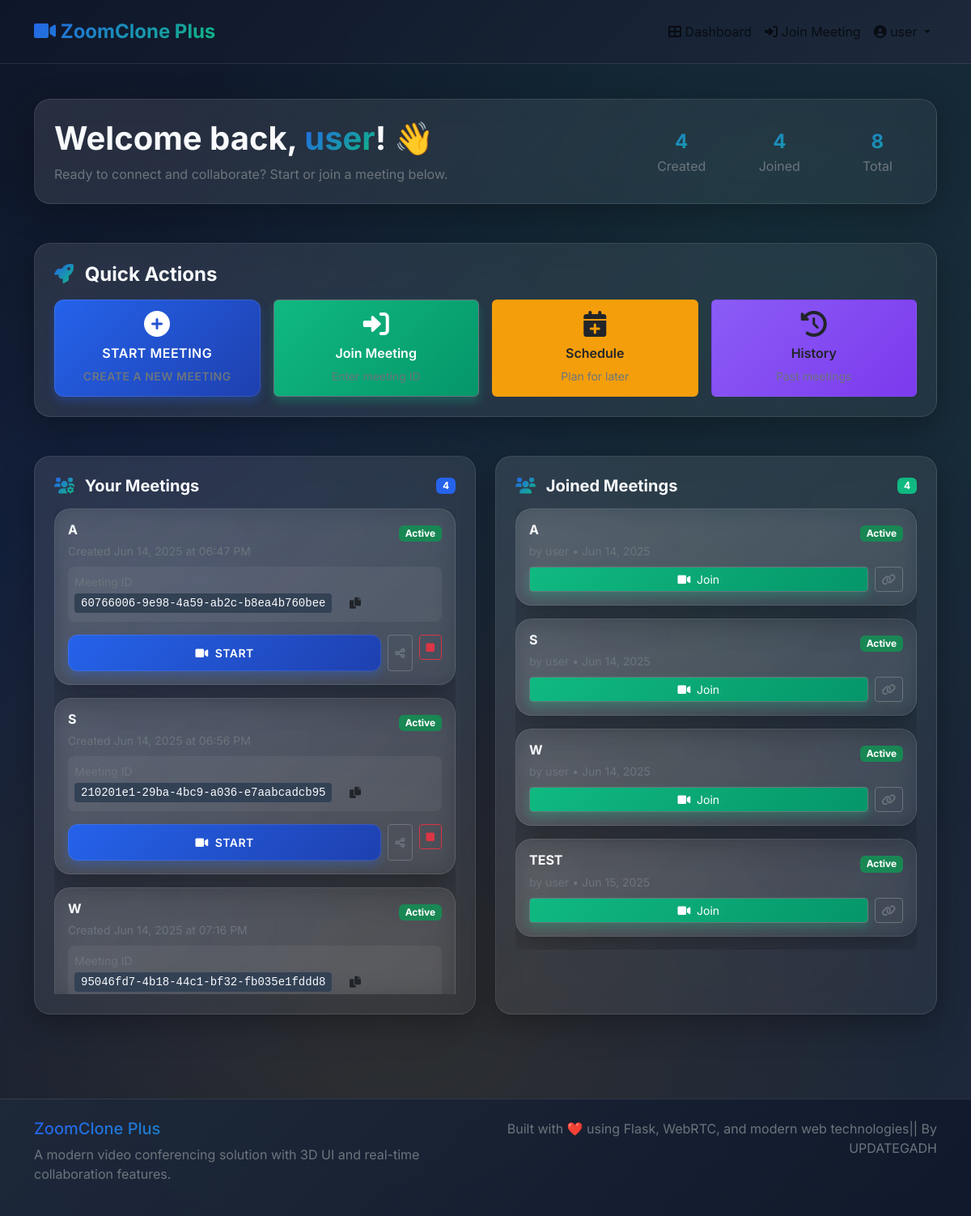
The page /dashboard (signed in) on the database its author committed.
### models.py (models this page shows, shortened)
class User(UserMixin, db.Model):
    id = db.Column(db.Integer, primary_key=True)
    username = db.Column(db.String(64), unique=True, nullable=False)
    email = db.Column(db.String(120), unique=True, nullable=False)
    password_hash = db.Column(db.String(256), nullable=False)
    created_at = db.Column(db.DateTime, default=datetime.utcnow)
    created_meetings = db.relationship('Meeting', backref='creator', lazy=True)

class Meeting(db.Model):
    id = db.Column(db.Integer, primary_key=True)
    meeting_id = db.Column(db.String(36), unique=True, nullable=False, default=lambda: str(uuid.uuid4()))
    title = db.Column(db.String(100), nullable=False)
    description = db.Column(db.Text)
    creator_id = db.Column(db.Integer, db.ForeignKey('user.id'), nullable=False)
    is_active = db.Column(db.Boolean, default=True)
    created_at = db.Column(db.DateTime, default=datetime.utcnow)
    participants = db.relationship('MeetingParticipant', backref='meeting', lazy=True, cascade='all, delete-orphan')
    messages = db.relationship('ChatMessage', backref='meeting', lazy=True, cascade='all, delete-orphan')

### routes.py (the view)
@app.route('/dashboard')
@login_required
def dashboard():
    created_meetings = Meeting.query.filter_by(creator_id=current_user.id, is_active=True).all()
    participated_meetings = db.session.query(Meeting).join(MeetingParticipant).filter(
        MeetingParticipant.user_id == current_user.id,
        Meeting.is_active == True
    ).all()
    return render_template('dashboard.html',
                         created_meetings=created_meetings,
                         participated_meetings=participated_meetings)

### templates/dashboard.html (shortened to what this page needs)
{% extends "base.html" %}
{% block content %}
<div class="container-fluid dashboard-container">
    <div class="container">
        <div class="row mb-5">
            <div class="col-12">
                <div class="welcome-section glass-card p-4">
                    <div class="row align-items-center">
                        <div class="col-lg-8">
                            <h1 class="fw-bold mb-2">
                                Welcome back, <span class="text-gradient">{{ current_user.username }}</span>! 👋
                            </h1>
                            <p class="text-secondary mb-0">
                                Ready to connect and collaborate? Start or join a meeting below.
                            </p>
                        </div>
                        <div class="col-lg-4 text-lg-end">
                            <div class="quick-stats">
                                <div class="row text-center">
                                    <div class="col-4">
                                        <div class="stat-item">
                                            <div class="stat-number text-gradient">{{ created_meetings|length }}</div>
                                            <div class="stat-label text-secondary">Created</div>
                                        </div>
                                    </div>
                                    <div class="col-4">
                                        <div class="stat-item">
                                            <div class="stat-number text-gradient">{{ participated_meetings|length }}</div>
                                            <div class="stat-label text-secondary">Joined</div>
                                        </div>
                                    </div>
                                    <div class="col-4">
                                        <div class="stat-item">
                                            <div class="stat-number text-gradient">{{ (created_meetings|length) + (participated_meetings|length) }}</div>
                                            <div class="stat-label text-secondary">Total</div>
                                        </div>
                                    </div>
                                </div>
                            </div>
                        </div>
                    </div>
                </div>
            </div>
        </div>
        <div class="row mb-5">
            <div class="col-12">
                <div class="quick-actions glass-card p-4">
                    <h4 class="fw-bold mb-3">
                        <i class="fas fa-rocket me-2 text-gradient"></i>
                        Quick Actions
                    </h4>
                    <div class="row g-3">
                        <div class="col-lg-3 col-md-6">
                            <button class="btn btn-3d w-100 h-100 action-card" data-bs-toggle="modal" data-bs-target="#createMeetingModal">
                                <div class="action-content">
                                    <i class="fas fa-plus-circle fa-2x mb-2"></i>
                                    <div class="action-title">Start Meeting</div>
                                    <small class="text-secondary">Create a new meeting</small>
                                </div>
                            </button>
                        </div>
                        <div class="col-lg-3 col-md-6">
                            <button class="btn btn-secondary w-100 h-100 action-card" data-bs-toggle="modal" data-bs-target="#joinMeetingModal">
                                <div class="action-content">
                                    <i class="fas fa-sign-in-alt fa-2x mb-2"></i>
                                    <div class="action-title">Join Meeting</div>
                                    <small class="text-secondary">Enter meeting ID</small>
                                </div>
                            </button>
                        </div>
                        <div class="col-lg-3 col-md-6">
                            <button class="btn w-100 h-100 action-card" style="background: linear-gradient(135deg, var(--warning-color) 0%, #f59e0b 100%);" onclick="scheduleInstantMeeting()">
                                <div class="action-content">
                                    <i class="fas fa-calendar-plus fa-2x mb-2"></i>
                                    <div class="action-title">Schedule</div>
                                    <small class="text-secondary">Plan for later</small>
                                </div>
                            </button>
                        </div>
                        <div class="col-lg-3 col-md-6">
                            <button class="btn w-100 h-100 action-card" style="background: linear-gradient(135deg, #8b5cf6 0%, #7c3aed 100%);" onclick="showMeetingHistory()">
                                <div class="action-content">
                                    <i class="fas fa-history fa-2x mb-2"></i>
                                    <div class="action-title">History</div>
                                    <small class="text-secondary">Past meetings</small>
                                </div>
                            </button>
                        </div>
                    </div>
                </div>
            </div>
        </div>
        <div class="row">
            <div class="col-lg-6 mb-4">
                <div class="meetings-section glass-card p-4 h-100">
                    <div class="section-header d-flex justify-content-between align-items-center mb-3">
                        <h5 class="fw-bold mb-0">
                            <i class="fas fa-users-cog me-2 text-gradient"></i>
                            Your Meetings
                        </h5>
                        <span class="badge" style="background: var(--primary-color);">{{ created_meetings|length }}</span>
                    </div>
                    {% if created_meetings %}
                        <div class="meetings-list">
                            {% for meeting in created_meetings %}
                            <div class="meeting-card glass-card mb-3 p-3 hover-lift">
                                <div class="meeting-header d-flex justify-content-between align-items-start mb-2">
                                    <div class="meeting-info">
                                        <h6 class="fw-bold mb-1">{{ meeting.title }}</h6>
                                        <small class="text-secondary">
                                            Created {{ meeting.created_at.strftime('%b %d, %Y at %I:%M %p') }}
                                        </small>
                                    </div>
                                    <div class="meeting-status">
                                        <span class="badge bg-success">Active</span>
                                    </div>
                                </div>
                                <div class="meeting-id-section mb-3 p-2" style="background: rgba(255, 255, 255, 0.05); border-radius: 8px;">
                                    <small class="text-secondary d-block">Meeting ID</small>
                                    <code class="meeting-id">{{ meeting.meeting_id }}</code>
                                    <button class="btn btn-sm ms-2" onclick="copyMeetingLink('{{ meeting.meeting_id }}')" data-tooltip="Copy meeting link">
                                        <i class="fas fa-copy"></i>
                                    </button>
                                </div>
                                <div class="meeting-actions d-flex gap-2">
                                    <a href="{{ url_for('meeting_room', meeting_id=meeting.meeting_id) }}" class="btn btn-3d btn-sm flex-grow-1">
                                        <i class="fas fa-video me-1"></i>
                                        Start
                                    </a>
                                    <button class="btn btn-outline-secondary btn-sm" onclick="shareMetingLink('{{ meeting.meeting_id }}')" data-tooltip="Share link">
                                        <i class="fas fa-share-alt"></i>
                                    </button>
                                    <form method="POST" action="{{ url_for('end_meeting', meeting_id=meeting.meeting_id) }}" style="display: inline;" onsubmit="return confirm('Are you sure you want to end this meeting?')">
                                        <button type="submit" class="btn btn-outline-danger btn-sm" data-tooltip="End meeting">
                                            <i class="fas fa-stop"></i>
                                        </button>
                                    </form>
                                </div>
                            </div>
                            {% endfor %}
                        </div>
                    {% endif %}
                </div>
            </div>
            <div class="col-lg-6 mb-4">
                <div class="meetings-section glass-card p-4 h-100">
                    <div class="section-header d-flex justify-content-between align-items-center mb-3">
                        <h5 class="fw-bold mb-0">
                            <i class="fas fa-users me-2 text-gradient"></i>
                            Joined Meetings
                        </h5>
                        <span class="badge" style="background: var(--secondary-color);">{{ participated_meetings|length }}</span>
                    </div>
                    {% if participated_meetings %}
                        <div class="meetings-list">
                            {% for meeting in participated_meetings %}
                            <div class="meeting-card glass-card mb-3 p-3 hover-lift">
                                <div class="meeting-header d-flex justify-content-between align-items-start mb-2">
                                    <div class="meeting-info">
                                        <h6 class="fw-bold mb-1">{{ meeting.title }}</h6>
                                        <small class="text-secondary">
                                            by {{ meeting.creator.username }} • {{ meeting.created_at.strftime('%b %d, %Y') }}
                                        </small>
                                    </div>
                                    <div class="meeting-status">
                                        <span class="badge bg-success">Active</span>
                                    </div>
                                </div>
                                <div class="meeting-actions d-flex gap-2">
                                    <a href="{{ url_for('meeting_room', meeting_id=meeting.meeting_id) }}" class="btn btn-secondary btn-sm flex-grow-1">
                                        <i class="fas fa-video me-1"></i>
                                        Join
                                    </a>
                                    <button class="btn btn-outline-secondary btn-sm" onclick="copyMeetingLink('{{ meeting.meeting_id }}')" data-tooltip="Copy link">
                                        <i class="fas fa-link"></i>
                                    </button>
                                </div>
                            </div>
                            {% endfor %}
                        </div>
                    {% endif %}
                </div>
            </div>
        </div>
    </div>
</div>
{% endblock %}

### templates/base.html (shortened to what this page needs)
<!DOCTYPE html>
<html lang="en">
<head>
    <link href="https://cdn.jsdelivr.net/npm/bootstrap@5.3.0/dist/css/bootstrap.min.css" rel="stylesheet">
    <link rel="stylesheet" href="https://cdnjs.cloudflare.com/ajax/libs/font-awesome/6.0.0/css/all.min.css">
    <link rel="stylesheet" href="{{ url_for('static', filename='css/style.css') }}">
</head>
<body>
    <nav class="navbar navbar-expand-lg">
        <div class="container">
            <a class="navbar-brand" href="{{ url_for('index') }}">
                <i class="fas fa-video"></i>
                ZoomClone Plus
            </a>
            <div class="collapse navbar-collapse" id="navbarNav">
                <ul class="navbar-nav ms-auto">
                    {% if current_user.is_authenticated %}
                        <li class="nav-item">
                            <a class="nav-link" href="{{ url_for('dashboard') }}">
                                <i class="fas fa-th-large"></i>
                                Dashboard
                            </a>
                        </li>
                        <li class="nav-item">
                            <a class="nav-link" href="{{ url_for('join_meeting') }}">
                                <i class="fas fa-sign-in-alt"></i>
                                Join Meeting
                            </a>
                        </li>
                        <li class="nav-item dropdown">
                            <a class="nav-link dropdown-toggle" href="#" id="navbarDropdown" role="button" data-bs-toggle="dropdown">
                                <i class="fas fa-user-circle"></i>
                                {{ current_user.username }}
                            </a>
                        </li>
                    {% endif %}
                </ul>
            </div>
        </div>
    </nav>
    <main>
        {% block content %}{% endblock %}
    </main>
    {% if not request.endpoint == 'meeting_room' %}
    <footer class="mt-5 py-4" style="background: linear-gradient(135deg, rgba(30, 41, 59, 0.9) 0%, rgba(15, 23, 42, 0.9) 100%); backdrop-filter: blur(15px); border-top: 1px solid rgba(255, 255, 255, 0.1);">
        <div class="container">
            <div class="row">
                <div class="col-md-6">
                    <h5 class="text-gradient">ZoomClone Plus</h5>
                    <p class="text-secondary">A modern video conferencing solution with 3D UI and real-time collaboration features.</p>
                </div>
                <div class="col-md-6 text-md-end">
                    <p class="text-secondary mb-0">
                        Built with ❤️ using Flask, WebRTC, and modern web technologies|| By UPDATEGADH
                    </p>
                </div>
            </div>
        </div>
    </footer>
    {% endif %}
</body>
</html>

### rows shown on the page
User: username "user"
Meeting: title "A", created_at "Jun 14, 2025 at 06:47 PM", meeting_id "60766006-9e98-4a59-ab2c-b8ea4b760bee", creator.username "user", created_at "Jun 14, 2025"
Meeting: title "S", created_at "Jun 14, 2025 at 06:56 PM", meeting_id "210201e1-29ba-4bc9-a036-e7aabcadcb95", creator.username "user", created_at "Jun 14, 2025"
Meeting: title "W", created_at "Jun 14, 2025 at 07:16 PM", meeting_id "95046fd7-4b18-44c1-bf32-fb035e1fddd8", creator.username "user", created_at "Jun 14, 2025"
Meeting: title "TEST", creator.username "user", created_at "Jun 15, 2025"

### other values the page prints
{{ created_meetings|length }} "4"
{{ participated_meetings|length }} "4"
{{ (created_meetings|length) + (participated_meetings|length) }} "8"
